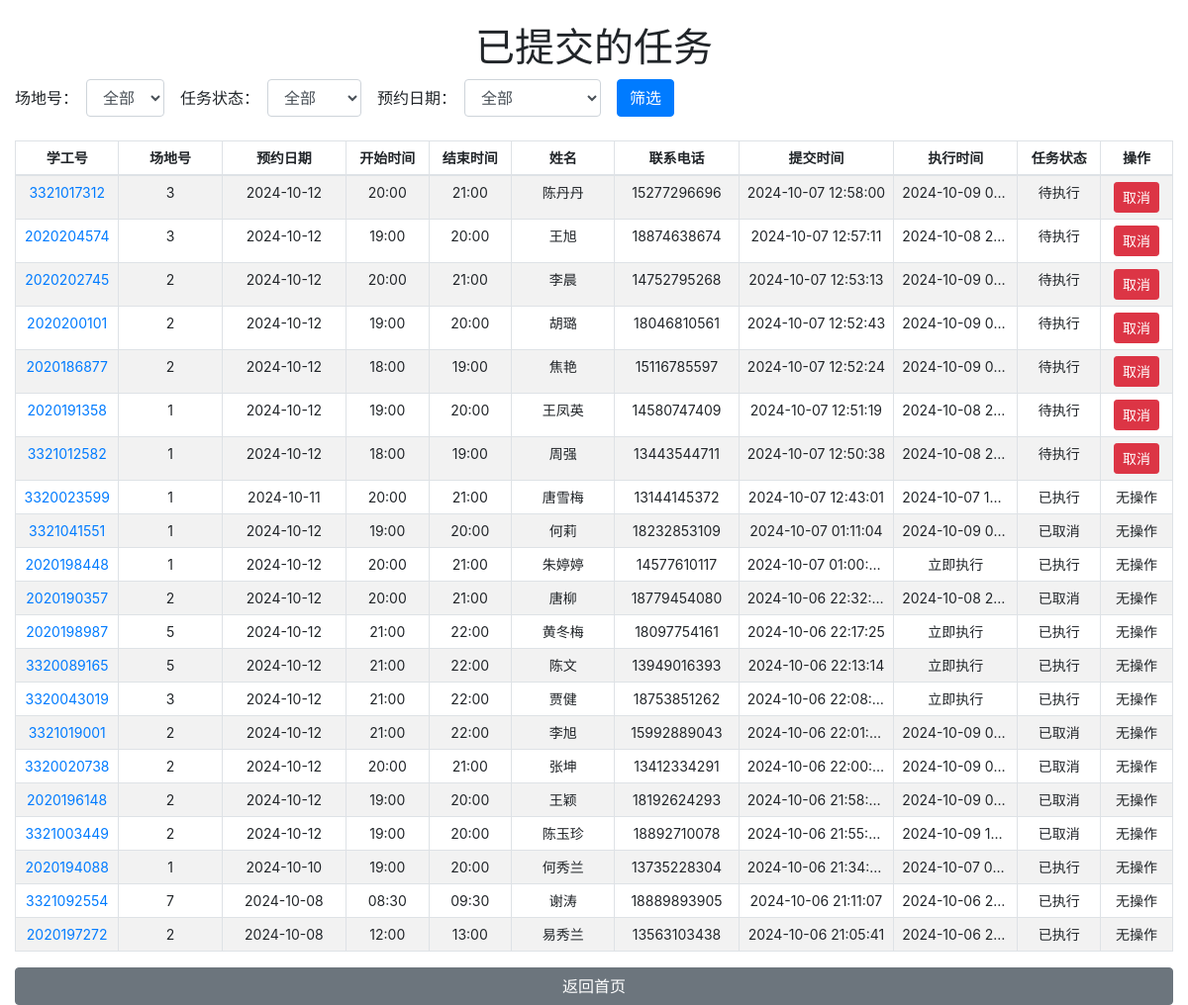
The page /tasks on the database its author committed.
### app.py (models this page shows)
class Task(Base):
    __tablename__ = 'tasks'
    id = Column(Integer, primary_key=True)
    job_id = Column(String, nullable=True)
    uid = Column(String)
    place_title_input = Column(String)
    start_time = Column(String)
    end_time = Column(String)
    order_date = Column(String)  # 预约日期
    order_name = Column(String)
    order_phone = Column(String)
    gym_selection = Column(String)
    submission_datetime = Column(DateTime)
    scheduled_execution_time = Column(DateTime, nullable=True)
    status = Column(String)
    execution_time = Column(DateTime, nullable=True)

### app.py (the view)
@app.route('/tasks', methods=['GET'])
def view_tasks():
    session = Session()
    try:
        today_str = datetime.now(tz).strftime("%Y-%m-%d")
        place_title = request.args.get('place_title', '')
        status = request.args.get('status', '')
        order_date = request.args.get('order_date', '')
        query = session.query(Task).filter(Task.order_date >= today_str)
        if place_title:
            query = query.filter(Task.place_title_input == place_title)
        if status:
            query = query.filter(Task.status == status)
        if order_date:
            query = query.filter(Task.order_date == order_date)
        tasks = query.order_by(Task.id.desc()).all()
        all_place_titles = session.query(Task.place_title_input).distinct().all()
        all_place_titles = [pt[0] for pt in all_place_titles if pt[0]]
        all_statuses = session.query(Task.status).distinct().all()
        all_statuses = [st[0] for st in all_statuses if st[0]]
        all_order_dates = session.query(Task.order_date).filter(Task.order_date >= today_str).distinct().all()
        all_order_dates = [od[0] for od in all_order_dates if od[0]]
        status_mapping = {
            'pending': '待执行',
            'executed': '已执行',
            'cancelled': '已取消'
        }
        return render_template('tasks.html',
                               tasks=tasks,
                               status_mapping=status_mapping,
                               all_place_titles=all_place_titles,
                               all_statuses=all_statuses,
                               all_order_dates=all_order_dates,
                               selected_place_title=place_title,
                               selected_status=status,
                               selected_order_date=order_date)
    finally:
        session.close()

### templates/tasks.html (shortened to what this page needs)
{% extends 'base.html' %}
{% block content %}
<div class="container-fluid">
    <h1 class="text-center mt-4">已提交的任务</h1>
    <form id="filter-form" class="form-inline mb-3">
        <div class="form-group mr-3">
            <label for="place_title">场地号：</label>
            <select id="place_title" name="place_title" class="form-control ml-2">
                <option value="">全部</option>
            </select>
        </div>
        <div class="form-group mr-3">
            <label for="status">任务状态：</label>
            <select id="status" name="status" class="form-control ml-2">
                <option value="">全部</option>
            </select>
        </div>
        <div class="form-group mr-3">
            <label for="order_date">预约日期：</label>
            <select id="order_date" name="order_date" class="form-control ml-2">
                <option value="">全部</option>
            </select>
        </div>
        <button type="button" class="btn btn-primary" onclick="applyFilter()">筛选</button>
    </form>
    <div class="table-responsive mt-4">
        <table id="tasks-table" class="table table-striped table-bordered">
            <thead>
                <tr>
                    <th>学工号</th>
                    <th>场地号</th>
                    <th>预约日期</th>
                    <th>开始时间</th>
                    <th>结束时间</th>
                    <th>姓名</th>
                    <th>联系电话</th>
                    <th>提交时间</th>
                    <th>执行时间</th>
                    <th>任务状态</th>
                    <th>操作</th>
                </tr>
            </thead>
            <tbody>
                {% for task in tasks %}
                <tr>
                    <td>
                        <a href="https://cgyy.xiaorankeji.com/h5/index.html#/pages/store/index?uid={{ task.uid }}"
                            target="_blank">
                            {{ task.uid }}
                        </a>
                    </td>
                    <td>{{ task.place_title_input }}</td>
                    <td>{{ task.order_date }}</td>
                    <td>{{ task.start_time }}</td>
                    <td>{{ task.end_time }}</td>
                    <td>{{ task.order_name }}</td>
                    <td>{{ task.order_phone }}</td>
                    <td>{{ task.submission_datetime.strftime('%Y-%m-%d %H:%M:%S') }}</td>
                    <td>
                        {% if task.status == 'executed' and not task.scheduled_execution_time %}
                        立即执行
                        {% else %}
                        {{ task.scheduled_execution_time.strftime('%Y-%m-%d %H:%M:%S') if task.scheduled_execution_time
                        else '' }}
                        {% endif %}
                    </td>
                    <td>{{ status_mapping.get(task.status, task.status) }}</td>
                    <td>
                        {% if task.status == 'pending' %}
                        <form action="{{ url_for('cancel_task', task_id=task.id) }}" method="post"
                            style="display:inline;">
                            <button type="submit" class="btn btn-danger btn-sm">取消</button>
                        </form>
                        {% else %}
                        无操作
                        {% endif %}
                    </td>
                </tr>
                {% endfor %}
            </tbody>
        </table>
    </div>
    <a href="{{ url_for('index') }}" class="btn btn-secondary btn-block">返回首页</a>
</div>
{% endblock %}

### templates/base.html (shortened to what this page needs)
<!DOCTYPE html>
<html lang="zh-CN">
<head>
    <link rel="stylesheet" href="https://cdn.jsdelivr.net/npm/bootstrap@4.6.0/dist/css/bootstrap.min.css">
    <link rel="stylesheet" type="text/css" href="https://cdn.datatables.net/1.10.25/css/dataTables.bootstrap4.min.css">
    <link rel="stylesheet" href="{{ url_for('static', filename='css/style.css') }}">
</head>
<body>
    {% block content %}{% endblock %}
</body>
</html>

### static/css/style.css (style rules this page uses)
body { margin-top: 20px; }

### templates/tasks.html (style rules this page uses)
#tasks-table th, #tasks-table td { white-space: nowrap; text-align: center; overflow: hidden; text-overflow: ellipsis; font-size: 14px; }
#tasks-table { table-layout: fixed; width: 100%; }
#tasks-table th:nth-child(1), #tasks-table td:nth-child(1) { width: 10%; }
#tasks-table th:nth-child(2), #tasks-table td:nth-child(2) { width: 10%; }
#tasks-table th:nth-child(3), #tasks-table td:nth-child(3) { width: 12%; }
#tasks-table th:nth-child(4), #tasks-table td:nth-child(4) { width: 8%; }
#tasks-table th:nth-child(5), #tasks-table td:nth-child(5) { width: 8%; }
#tasks-table th:nth-child(6), #tasks-table td:nth-child(6) { width: 10%; }
#tasks-table th:nth-child(7), #tasks-table td:nth-child(7) { width: 12%; }
#tasks-table th:nth-child(8), #tasks-table td:nth-child(8) { width: 15%; }
#tasks-table th:nth-child(9), #tasks-table td:nth-child(9) { width: 12%; }
#tasks-table th:nth-child(10), #tasks-table td:nth-child(10) { width: 8%; }
#tasks-table th:nth-child(11), #tasks-table td:nth-child(11) { width: 7%; }
#tasks-table th, #tasks-table td { padding: 6px 8px; }
.container-fluid { padding-left: 15px; padding-right: 15px; }

### rows shown on the page
Task: uid "3321017312", place_title_input "3", order_date "2024-10-12", start_time "20:00", end_time "21:00", order_name "陈丹丹", order_phone "15277296696", submission_datetime "2024-10-07 12:58:00", scheduled_execution_time "2024-10-09 0…", get "待执行"
Task: uid "2020204574", place_title_input "3", order_date "2024-10-12", start_time "19:00", end_time "20:00", order_name "王旭", order_phone "18874638674", submission_datetime "2024-10-07 12:57:11", scheduled_execution_time "2024-10-08 2…", get "待执行"
Task: uid "2020202745", place_title_input "2", order_date "2024-10-12", start_time "20:00", end_time "21:00", order_name "李晨", order_phone "14752795268", submission_datetime "2024-10-07 12:53:13", scheduled_execution_time "2024-10-09 0…", get "待执行"
Task: uid "2020200101", place_title_input "2", order_date "2024-10-12", start_time "19:00", end_time "20:00", order_name "胡璐", order_phone "18046810561", submission_datetime "2024-10-07 12:52:43", scheduled_execution_time "2024-10-09 0…", get "待执行"
Task: uid "2020186877", place_title_input "2", order_date "2024-10-12", start_time "18:00", end_time "19:00", order_name "焦艳", order_phone "15116785597", submission_datetime "2024-10-07 12:52:24", scheduled_execution_time "2024-10-09 0…", get "待执行"
Task: uid "2020191358", place_title_input "1", order_date "2024-10-12", start_time "19:00", end_time "20:00", order_name "王凤英", order_phone "14580747409", submission_datetime "2024-10-07 12:51:19", scheduled_execution_time "2024-10-08 2…", get "待执行"
Task: uid "3321012582", place_title_input "1", order_date "2024-10-12", start_time "18:00", end_time "19:00", order_name "周强", order_phone "13443544711", submission_datetime "2024-10-07 12:50:38", scheduled_execution_time "2024-10-08 2…", get "待执行"
Task: uid "3320023599", place_title_input "1", order_date "2024-10-11", start_time "20:00", end_time "21:00", order_name "唐雪梅", order_phone "13144145372", submission_datetime "2024-10-07 12:43:01", scheduled_execution_time "2024-10-07 1…", get "已执行", shows "无操作"
Task: uid "3321041551", place_title_input "1", order_date "2024-10-12", start_time "19:00", end_time "20:00", order_name "何莉", order_phone "18232853109", submission_datetime "2024-10-07 01:11:04", scheduled_execution_time "2024-10-09 0…", get "已取消", shows "无操作"
Task: uid "2020198448", place_title_input "1", order_date "2024-10-12", start_time "20:00", end_time "21:00", order_name "朱婷婷", order_phone "14577610117", submission_datetime "2024-10-07 01:00:42", shows "立即执行", get "已执行", shows "无操作"
Task: uid "2020190357", place_title_input "2", order_date "2024-10-12", start_time "20:00", end_time "21:00", order_name "唐柳", order_phone "18779454080", submission_datetime "2024-10-06 22:32:…", scheduled_execution_time "2024-10-08 2…", get "已取消", shows "无操作"
Task: uid "2020198987", place_title_input "5", order_date "2024-10-12", start_time "21:00", end_time "22:00", order_name "黄冬梅", order_phone "18097754161", submission_datetime "2024-10-06 22:17:25", shows "立即执行", get "已执行", shows "无操作"
Task: uid "3320089165", place_title_input "5", order_date "2024-10-12", start_time "21:00", end_time "22:00", order_name "陈文", order_phone "13949016393", submission_datetime "2024-10-06 22:13:14", shows "立即执行", get "已执行", shows "无操作"
Task: uid "3320043019", place_title_input "3", order_date "2024-10-12", start_time "21:00", end_time "22:00", order_name "贾健", order_phone "18753851262", submission_datetime "2024-10-06 22:08:13", shows "立即执行", get "已执行", shows "无操作"
Task: uid "3321019001", place_title_input "2", order_date "2024-10-12", start_time "21:00", end_time "22:00", order_name "李旭", order_phone "15992889043", submission_datetime "2024-10-06 22:01:29", scheduled_execution_time "2024-10-09 0…", get "已取消", shows "无操作"
Task: uid "3320020738", place_title_input "2", order_date "2024-10-12", start_time "20:00", end_time "21:00", order_name "张坤", order_phone "13412334291", submission_datetime "2024-10-06 22:00:…", scheduled_execution_time "2024-10-09 0…", get "已取消", shows "无操作"
Task: uid "2020196148", place_title_input "2", order_date "2024-10-12", start_time "19:00", end_time "20:00", order_name "王颖", order_phone "18192624293", submission_datetime "2024-10-06 21:58:04", scheduled_execution_time "2024-10-09 0…", get "已取消", shows "无操作"
Task: uid "3321003449", place_title_input "2", order_date "2024-10-12", start_time "19:00", end_time "20:00", order_name "陈玉珍", order_phone "18892710078", submission_datetime "2024-10-06 21:55:05", scheduled_execution_time "2024-10-09 1…", get "已取消", shows "无操作"
Task: uid "2020194088", place_title_input "1", order_date "2024-10-10", start_time "19:00", end_time "20:00", order_name "何秀兰", order_phone "13735228304", submission_datetime "2024-10-06 21:34:24", scheduled_execution_time "2024-10-07 0…", get "已执行", shows "无操作"
Task: uid "3321092554", place_title_input "7", order_date "2024-10-08", start_time "08:30", end_time "09:30", order_name "谢涛", order_phone "18889893905", submission_datetime "2024-10-06 21:11:07", scheduled_execution_time "2024-10-06 2…", get "已执行", shows "无操作"
Task: uid "2020197272", place_title_input "2", order_date "2024-10-08", start_time "12:00", end_time "13:00", order_name "易秀兰", order_phone "13563103438", submission_datetime "2024-10-06 21:05:41", scheduled_execution_time "2024-10-06 2…", get "已执行", shows "无操作"
